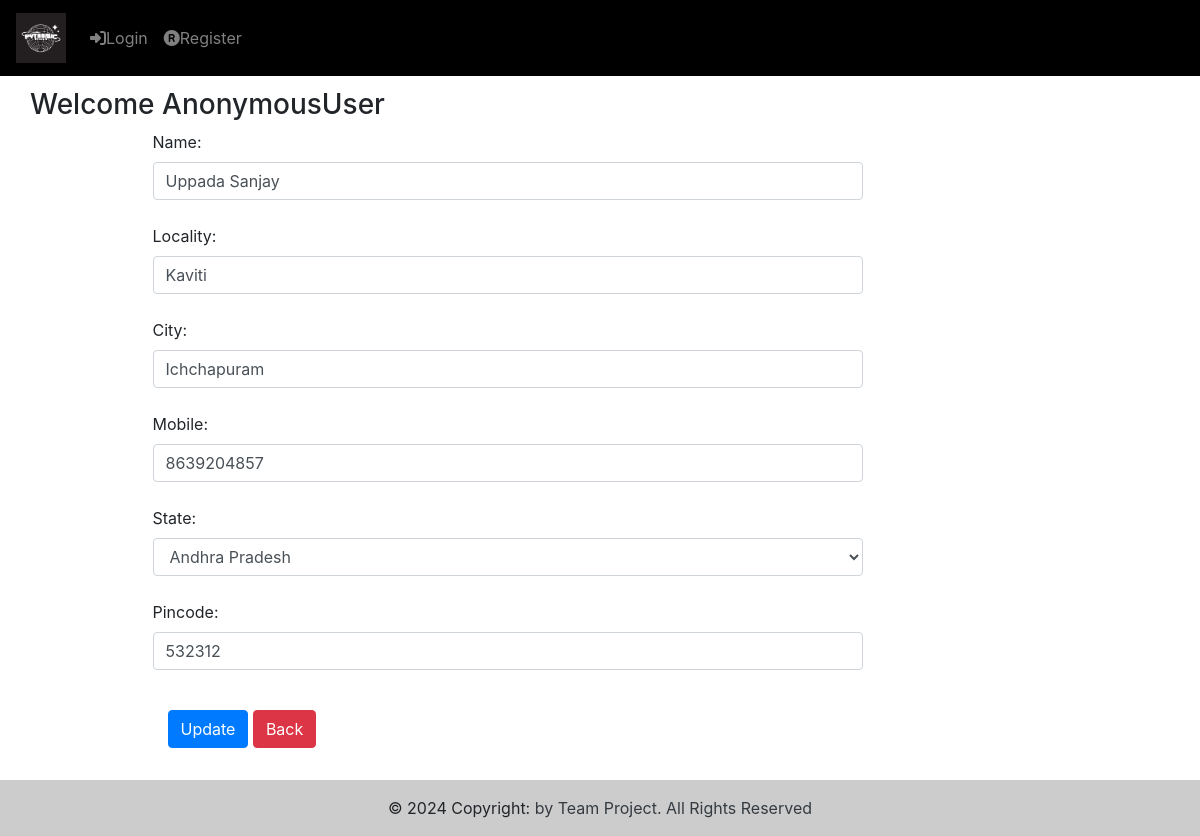
Screenshot of /updateaddress/2 with the database file from the repository.
### book/models.py (models this page shows, shortened)
class Customer(models.Model):
    user = models.ForeignKey(User,on_delete=models.CASCADE)
    name = models.CharField(max_length=200)
    locality = models.CharField(max_length=200)
    city = models.CharField(max_length=50)
    mobile = models.BigIntegerField(default=0)
    pincode = models.IntegerField()
    state = models.CharField(choices=STATE_CHOICES,max_length=100)

### book/views.py (the view, shortened to what this page needs)
# urls.py: path('updateaddress/<int:pk>',UpdateAddress.as_view(),name='updateaddress'),
class UpdateAddress(View):
    def get(self, request, pk):
        add = Customer.objects.get(pk=pk)
        forms = CustomerProfileForm(instance=add)
        return render(request, 'updateaddress.html', locals())

### book/forms.py
class CustomerProfileForm(forms.ModelForm):
    class Meta:
        model = Customer
        fields = ['name', 'locality', 'city', 'mobile', 'state', 'pincode']
        widgets = {
            'name': forms.TextInput(attrs={'class': 'form-control'}),
            'locality': forms.TextInput(attrs={'class': 'form-control'}),
            'city': forms.TextInput(attrs={'class': 'form-control'}),
            'mobile': forms.NumberInput(attrs={'class': 'form-control'}),
            'state': forms.Select(attrs={'class': 'form-control'}),
            'pincode': forms.NumberInput(attrs={'class': 'form-control'}),
        }

### templates/updateaddress.html (shortened to what this page needs)
{% extends 'projectnavbar.html' %}
{% load static %}
{% block main-content %}
<br/><br/><br/>
<div class="container my-3">
    <div class="row">
        <h3>Welcome <span class="text-capitalize">{{request.user}}</span></h3>
    </div>
    <div class="col-sm-8 offset-sm-1">
        <form action="" method="post">
            {% for fm in forms %}
            {{ fm.label_tag }} {{ fm }}<small class="text-danger">{{ fm.errors|striptags }}</small><br>
            {% endfor %}
            <div class="col-12 mt-3">
                <button type="submit" class="btn btn-primary">Update</button>
                <a href="{% url 'address' %}" type="button" class="btn btn-danger">Back</a>
            </div>
        </form>
    </div>
</div>
<br/><br/><br/>
{% endblock main-content %}

### rows the page displays
Customer: forms "Uppada Sanjay" "Kaviti" "Ichchapuram" "8639204857" "Andhra Pradesh" "532312"

### other values shown
{{ request.user }} "AnonymousUser"
{{ fm.label_tag }} "Name:" "Locality:" "City:" "Mobile:" "State:" "Pincode:"
